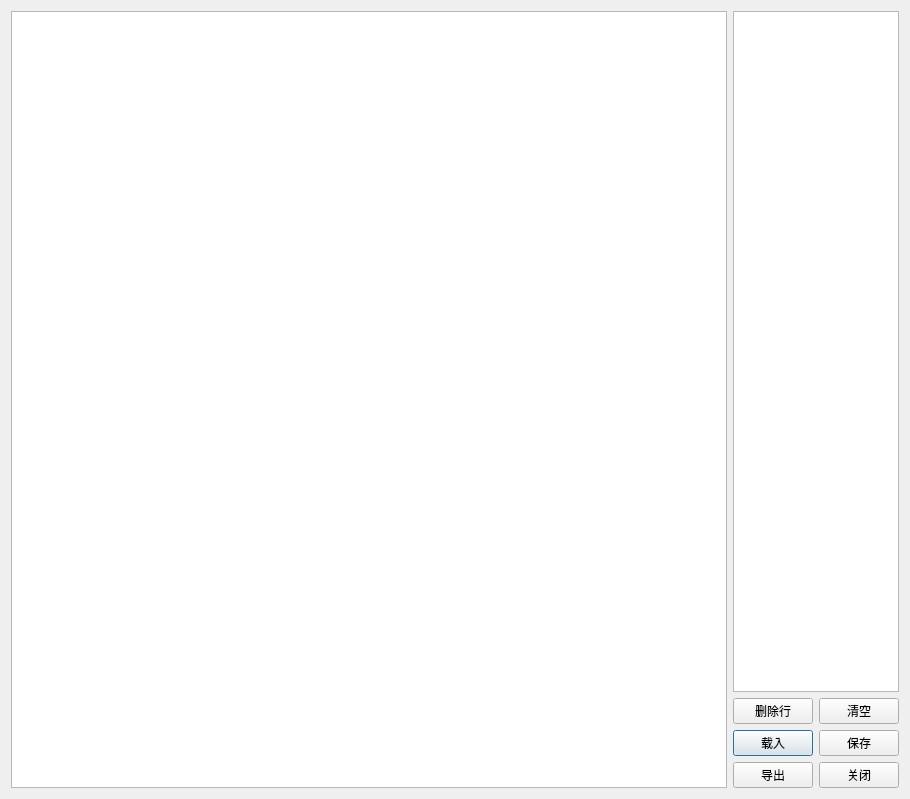
<?xml version="1.0" encoding="UTF-8"?>
<ui version="4.0">
 <class>Dialog</class>
 <widget class="QDialog" name="Dialog">
  <property name="geometry">
   <rect>
    <x>0</x>
    <y>0</y>
    <width>910</width>
    <height>799</height>
   </rect>
  </property>
  <property name="windowTitle">
   <string>Dialog</string>
  </property>
  <layout class="QHBoxLayout" name="horizontalLayout_4" stretch="5,1">
   <item>
    <widget class="QTableWidget" name="tableWidget"/>
   </item>
   <item>
    <layout class="QVBoxLayout" name="verticalLayout" stretch="10,1,1,1">
     <item>
      <widget class="QTableWidget" name="tableWidget_tags"/>
     </item>
     <item>
      <layout class="QHBoxLayout" name="horizontalLayout">
       <item>
        <widget class="QPushButton" name="deleteButton">
         <property name="text">
          <string>删除行</string>
         </property>
         <property name="autoDefault">
          <bool>false</bool>
         </property>
         <property name="default">
          <bool>false</bool>
         </property>
         <property name="flat">
          <bool>false</bool>
         </property>
        </widget>
       </item>
       <item>
        <widget class="QPushButton" name="clearButton">
         <property name="text">
          <string>清空</string>
         </property>
         <property name="autoDefault">
          <bool>false</bool>
         </property>
        </widget>
       </item>
      </layout>
     </item>
     <item>
      <layout class="QHBoxLayout" name="horizontalLayout_3">
       <item>
        <widget class="QPushButton" name="loadButton">
         <property name="text">
          <string>载入</string>
         </property>
        </widget>
       </item>
       <item>
        <widget class="QPushButton" name="saveButton">
         <property name="text">
          <string>保存</string>
         </property>
        </widget>
       </item>
      </layout>
     </item>
     <item>
      <layout class="QHBoxLayout" name="horizontalLayout_2">
       <item>
        <widget class="QPushButton" name="outputButton">
         <property name="text">
          <string>导出</string>
         </property>
        </widget>
       </item>
       <item>
        <widget class="QPushButton" name="closeButton">
         <property name="text">
          <string>关闭</string>
         </property>
        </widget>
       </item>
      </layout>
     </item>
    </layout>
   </item>
  </layout>
 </widget>
 <resources/>
 <connections>
  <connection>
   <sender>deleteButton</sender>
   <signal>clicked()</signal>
   <receiver>Dialog</receiver>
   <slot>deleteRow()</slot>
   <hints>
    <hint type="sourcelabel">
     <x>817</x>
     <y>641</y>
    </hint>
    <hint type="destinationlabel">
     <x>756</x>
     <y>705</y>
    </hint>
   </hints>
  </connection>
  <connection>
   <sender>clearButton</sender>
   <signal>clicked()</signal>
   <receiver>Dialog</receiver>
   <slot>clearTable()</slot>
   <hints>
    <hint type="sourcelabel">
     <x>898</x>
     <y>641</y>
    </hint>
    <hint type="destinationlabel">
     <x>888</x>
     <y>706</y>
    </hint>
   </hints>
  </connection>
  <connection>
   <sender>outputButton</sender>
   <signal>clicked()</signal>
   <receiver>Dialog</receiver>
   <slot>output()</slot>
   <hints>
    <hint type="sourcelabel">
     <x>779</x>
     <y>759</y>
    </hint>
    <hint type="destinationlabel">
     <x>749</x>
     <y>774</y>
    </hint>
   </hints>
  </connection>
  <connection>
   <sender>closeButton</sender>
   <signal>clicked()</signal>
   <receiver>Dialog</receiver>
   <slot>close()</slot>
   <hints>
    <hint type="sourcelabel">
     <x>867</x>
     <y>754</y>
    </hint>
    <hint type="destinationlabel">
     <x>895</x>
     <y>769</y>
    </hint>
   </hints>
  </connection>
  <connection>
   <sender>loadButton</sender>
   <signal>clicked()</signal>
   <receiver>Dialog</receiver>
   <slot>load()</slot>
   <hints>
    <hint type="sourcelabel">
     <x>776</x>
     <y>694</y>
    </hint>
    <hint type="destinationlabel">
     <x>758</x>
     <y>652</y>
    </hint>
   </hints>
  </connection>
  <connection>
   <sender>saveButton</sender>
   <signal>clicked()</signal>
   <receiver>Dialog</receiver>
   <slot>save()</slot>
   <hints>
    <hint type="sourcelabel">
     <x>864</x>
     <y>689</y>
    </hint>
    <hint type="destinationlabel">
     <x>875</x>
     <y>651</y>
    </hint>
   </hints>
  </connection>
 </connections>
 <slots>
  <slot>deleteRow()</slot>
  <slot>clearTable()</slot>
  <slot>output()</slot>
  <slot>load()</slot>
  <slot>save()</slot>
 </slots>
</ui>
